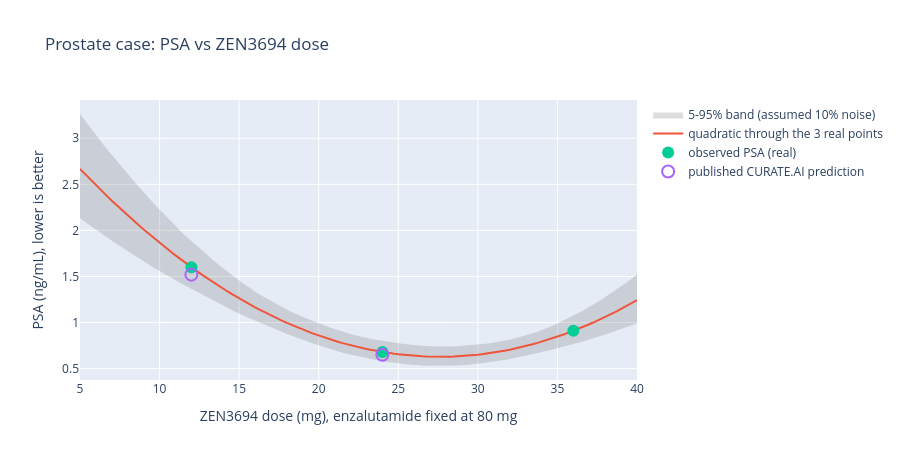

Notebook cell for this chart:
### Markdown cell above
## Case A: metastatic prostate cancer (ZEN3694 + enzalutamide 80 mg)

Real pairs: ZEN3694 36 mg gave PSA 0.91, 24 mg gave 0.68, 12 mg gave 1.60 ng/mL. Three points fit one quadratic exactly. The published CURATE.AI predictions (0.65 at 24 mg, 1.52 at 12 mg) came from an earlier profile built on 6 data triples that I do not have, so the fit below is an after-the-fact check, not a reproduction.

### Code cell
PSA_DOSE = np.array([12.0, 24.0, 36.0])
PSA_OBS = np.array([1.60, 0.68, 0.91])
PSA_PRED = {24.0: 0.65, 12.0: 1.52}  # published CURATE.AI predictions

dg = np.linspace(5, 40, 141)
a, b, c = np.polyfit(PSA_DOSE, PSA_OBS, 2)
best = -b / (2 * a)
print(f"fitted best ZEN3694 dose: {best:.1f} mg, predicted PSA {np.polyval([a, b, c], best):.2f} ng/mL")

# assumption: each PSA value has 10% multiplicative measurement noise
pr = np.random.default_rng(1)
draws = PSA_OBS * np.exp(pr.normal(0, 0.10, (2000, 3)))
co = np.array([np.polyfit(PSA_DOSE, y, 2) for y in draws])
curves = co[:, 0, None] * dg**2 + co[:, 1, None] * dg + co[:, 2, None]
lo, hi = np.percentile(curves, [5, 95], axis=0)
conc = co[:, 0] > 0
vert = -co[conc, 1] / (2 * co[conc, 0])
print(f"with 10% noise: {conc.mean():.0%} of fits open upward; best dose median {np.median(vert):.1f} mg, "
      f"5-95%: {np.percentile(vert, 5):.1f} to {np.percentile(vert, 95):.1f} mg")

fig = go.Figure()
fig.add_trace(go.Scatter(x=np.r_[dg, dg[::-1]], y=np.r_[hi, lo[::-1]], fill="toself", line=dict(width=0),
                         fillcolor="rgba(120,120,120,0.25)", name="5-95% band (assumed 10% noise)", hoverinfo="skip"))
fig.add_trace(go.Scatter(x=dg, y=a*dg**2 + b*dg + c, name="quadratic through the 3 real points"))
fig.add_trace(go.Scatter(x=PSA_DOSE, y=PSA_OBS, mode="markers", name="observed PSA (real)", marker=dict(size=12)))
fig.add_trace(go.Scatter(x=list(PSA_PRED), y=list(PSA_PRED.values()), mode="markers",
                         name="published CURATE.AI prediction", marker=dict(size=12, symbol="circle-open", line=dict(width=2))))
fig.update_layout(xaxis_title="ZEN3694 dose (mg), enzalutamide fixed at 80 mg", yaxis_title="PSA (ng/mL), lower is better",
                  title="Prostate case: PSA vs ZEN3694 dose", height=460)
fig

### Figure 1 — Plotly figure (JSON) as saved in the notebook; plotly's stock layout.template omitted (floating-point values rounded to 4 significant figures; data arrays with more than 128 entries replaced by an {"elided": "..."} marker saying what was removed)
{"data": [{"fill": "toself", "fillcolor": "rgba(120,120,120,0.25)", "hoverinfo": "skip", "line": {"width": 0}, "name": "5-95% band (assumed 10% noise)", "type": "scatter", "x": {"elided": "282 float values"}, "y": {"elided": "282 float values"}}, {"name": "quadratic through the 3 real points", "type": "scatter", "x": {"elided": "141 float values"}, "y": {"elided": "141 float values"}}, {"marker": {"size": 12}, "mode": "markers", "name": "observed PSA (real)", "type": "scatter", "x": [12.0, 24.0, 36.0], "y": [1.6, 0.68, 0.91]}, {"marker": {"line": {"width": 2}, "size": 12, "symbol": "circle-open"}, "mode": "markers", "name": "published CURATE.AI prediction", "type": "scatter", "x": [24.0, 12.0], "y": [0.65, 1.52]}], "layout": {"height": 460, "title": {"text": "Prostate case: PSA vs ZEN3694 dose"}, "xaxis": {"title": {"text": "ZEN3694 dose (mg), enzalutamide fixed at 80 mg"}}, "yaxis": {"title": {"text": "PSA (ng/mL), lower is better"}}}}
